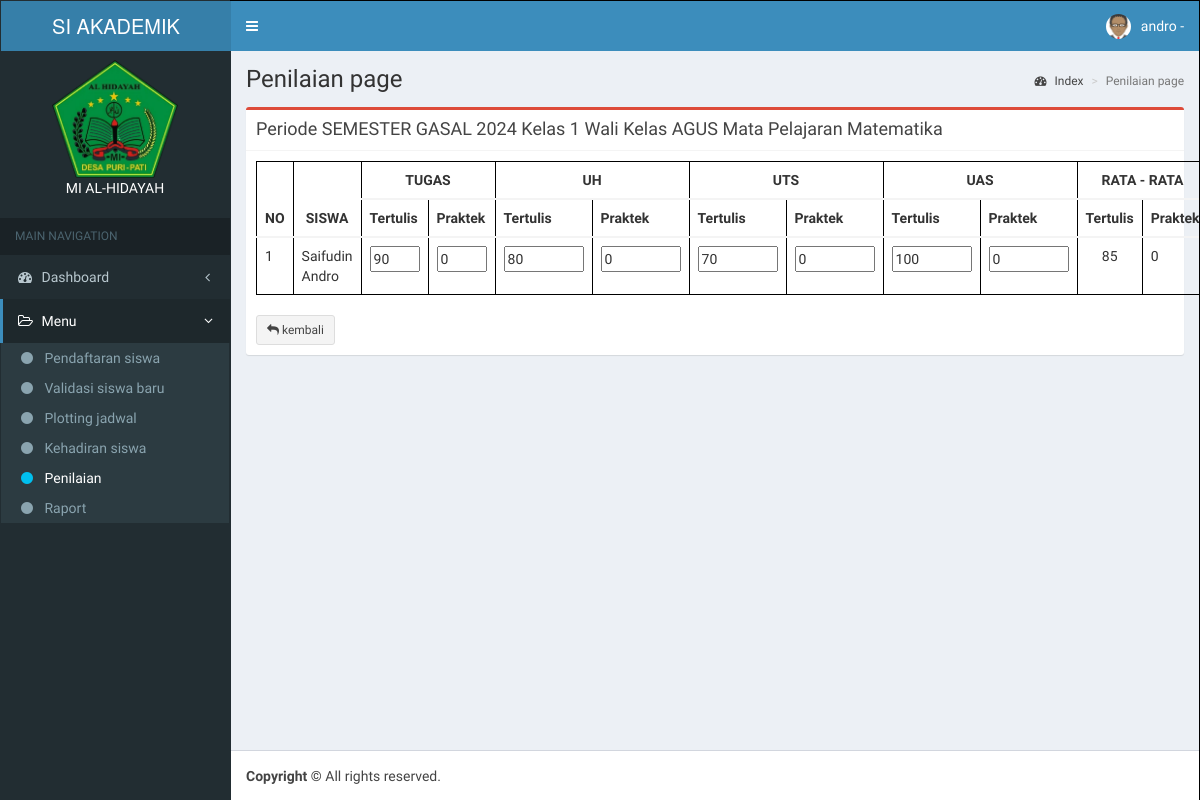
Page /app/penilaian/siswa.php?id_periode=1&id_kelas=3&id_mapel=1 (signed in) on the earlier database version.
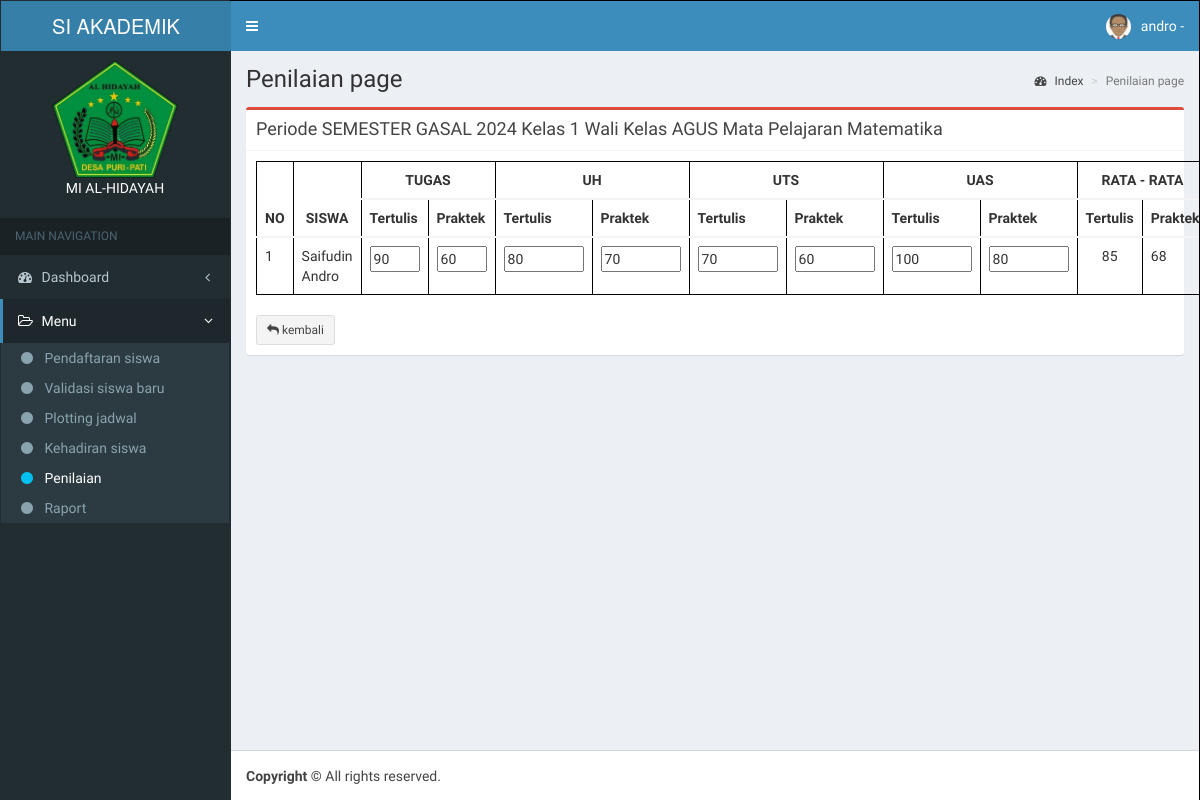
Same page on the later database version.
### tables this page shows
CREATE TABLE `plotting_jadwal` (
  `id_plotting` int(11) NOT NULL,
  `id_siswa` int(11) DEFAULT NULL,
  `id_kelas` int(11) DEFAULT NULL,
  `id_mapel` int(11) DEFAULT NULL,
  `id_periode` int(11) DEFAULT NULL,
  `hari` varchar(10) DEFAULT NULL,
  `jam_awal` time DEFAULT NULL,
  `jam_akhir` time DEFAULT NULL
);

CREATE TABLE `kelas` (
  `id_kelas` int(11) NOT NULL,
  `id_guru` int(11) DEFAULT NULL,
  `nm_kelas` varchar(50) DEFAULT NULL,
  `tingkatan` int(11) DEFAULT NULL
);

CREATE TABLE `penilaian` (
  `id_penilaian` int(11) NOT NULL,
  `id_plotting` int(11) DEFAULT NULL,
  `jenis_penilaian` varchar(100) DEFAULT NULL,
  `nilai` int(11) DEFAULT NULL,
  `nilai_praktek` int(11) DEFAULT NULL
);

CREATE TABLE `siswa` (
  `id_siswa` int(11) NOT NULL,
  `nis` varchar(50) DEFAULT NULL,
  `id_user` int(11) DEFAULT NULL,
  `nm_siswa` varchar(50) DEFAULT NULL,
  `jk_siswa` enum('Laki-Laki','Perempuan') DEFAULT NULL,
  `alamat_siswa` text DEFAULT NULL,
  `nm_orang_tua` varchar(50) DEFAULT NULL,
  `foto_siswa` blob DEFAULT NULL,
  `status` enum('aktif','tidak aktif','lulus') DEFAULT NULL
);

### config/config.php (called while the page is built, shortened)
<?php
function Url_web(){
    $xplode = explode("/", $_SERVER['REQUEST_URI']);
    return $xplode[1];
}
$defaul_uri = "/".Url_web();
$url = "http://".$_SERVER['SERVER_NAME'].":".$_SERVER['SERVER_PORT'].$defaul_uri;
function DB(){
    return ["localhost", "root", "", "vinka"];
}
function QueryManyData($sql){
    $conn = new mysqli(DB()[0], DB()[1], DB()[2], DB()[3]);
    $result = $conn->query($sql);
    return $result;
}
function QueryOnedata($sql){
    $conn = new mysqli(DB()[0], DB()[1], DB()[2], DB()[3]);
    $result = $conn->query($sql);
    return $result;
}

### app/penilaian/siswa.php (the view, shortened to what the changed rows need)
<?php include_once '../template/header.php'; ?>
<?php include_once '../template/sidebar.php';
$kelas = QueryOnedata('SELECT * FROM kelas WHERE id_kelas = ' . $_GET['id_kelas'] . '')->fetch_assoc();
?>
<div class='content-wrapper'>
    <section class='content-header'>
        <h1>Penilaian page
        </h1>
    </section>
    <section class='content'>
        <div class="box box-danger">
            <div class="box-body">
                <table class="table">
                    <thead>
                        <tr class="text-center">
                            <th class="text-center" rowspan="2">NO</th>
                            <th class="text-center" rowspan="2">SISWA</th>
                            <th class="text-center" colspan="2">TUGAS</th>
                            <th class="text-center" colspan="2">UH</th>
                            <th class="text-center" colspan="2">UTS</th>
                            <th class="text-center" colspan="2">UAS</th>
                            <th class="text-center" colspan="2">RATA - RATA </th>
                        </tr>
                        <tr>
                            <th>Tertulis</th>
                            <th>Praktek</th>
                            <th>Tertulis</th>
                            <th>Praktek</th>
                            <th>Tertulis</th>
                            <th>Praktek</th>
                            <th>Tertulis</th>
                            <th>Praktek</th>
                            <th>Tertulis</th>
                            <th>Praktek</th>
                        </tr>
                    </thead>
                    <tbody>
                        <?php
                        $query_mapel = "SELECT * FROM mapel";
                        if ($_SESSION['level'] == 'Guru') {
                            $gurux = QueryOnedata("SELECT * FROM guru WHERE id_user = " . $_SESSION['id_user'] . " ")->fetch_assoc();
                            $query_mapel = "SELECT plotting_jadwal.id_plotting, plotting_jadwal.id_siswa, mapel.nm_mapel, mapel.id_mapel FROM plotting_jadwal
                            JOIN mapel ON plotting_jadwal.id_mapel = mapel.id_mapel
                            WHERE plotting_jadwal.id_periode = " . $_GET['id_periode'] . "
                            AND plotting_jadwal.id_kelas = " . $kelas['id_kelas'] . "
                            AND mapel.id_guru = " . $gurux['id_guru'] . "
                            GROUP BY plotting_jadwal.id_siswa
                            ";
                        } else if ($_SESSION['level'] == 'Orang Tua') {
                            $siswa = QueryOnedata("SELECT * FROM siswa WHERE id_user = " . $_SESSION['id_user'] . " ")->fetch_assoc();
                            $query_mapel = "SELECT plotting_jadwal.id_plotting, plotting_jadwal.id_siswa, mapel.nm_mapel, mapel.id_mapel FROM plotting_jadwal
                            JOIN mapel ON plotting_jadwal.id_mapel = mapel.id_mapel
                            WHERE plotting_jadwal.id_periode = " . $_GET['id_periode'] . "
                            AND plotting_jadwal.id_kelas = " . $kelas['id_kelas'] . "
                            AND plotting_jadwal.id_siswa = " . $siswa['id_siswa'] . "
                            GROUP BY plotting_jadwal.id_siswa
                            ";
                        }
                        $no = 1;
                        foreach (QueryManyData($query_mapel) as $row) {
                            $siswa = QueryOnedata("SELECT * FROM siswa WHERE id_siswa = " . $row['id_siswa'] . " ")->fetch_assoc();
                        ?>
                            <tr>
                                <td>
                                    <form action="<?= $url ?>/aksi/penilaian.php" method="POST" enctype="multipart/form-data">
                                        <?= $no++ ?>
                                </td>
                                <td><?= $siswa['nm_siswa'] ?>
                                </td>
                                <td>
                                    <?php
                                    $tugas = 0;
                                    $tugas_praktek = 0;
                                    $plotting = "SELECT id_plotting FROM plotting_jadwal WHERE id_siswa = " . $row['id_siswa'] . " AND id_kelas = " . $kelas['id_kelas'] . " AND id_periode = " . $_GET['id_periode'] . " ";
                                    $check_penilaian_tugas = "SELECT * FROM penilaian WHERE id_plotting = " . QueryOnedata($plotting)->fetch_assoc()['id_plotting'] . " AND jenis_penilaian = 'tugas' ";
                                    if (QueryOnedata($check_penilaian_tugas)->num_rows > 0) {
                                        $tugas = QueryOnedata($check_penilaian_tugas)->fetch_assoc()['nilai'];
                                        $tugas_praktek = QueryOnedata($check_penilaian_tugas)->fetch_assoc()['nilai_praktek'];
                                    }
                                    ?>
                                    <input type="number" name="tugas[]" value="<?= $tugas ?>" min="0" max="100" id="" style="width:50px;">
                                </td>
                                <td>
                                    <input type="number" name="tugas_praktek[]" value="<?= $tugas_praktek ?>" min="0" max="100" id="" style="width:50px;">
                                </td>
                                <td>
                                    <?php
                                    $uh = 0;
                                    $uh_praktek = 0;
                                    $check_penilaian_uh = "SELECT * FROM penilaian WHERE id_plotting = " . QueryOnedata($plotting)->fetch_assoc()['id_plotting'] . " AND jenis_penilaian = 'uh' ";
                                    if (QueryOnedata($check_penilaian_uh)->num_rows > 0) {
                                        $uh = QueryOnedata($check_penilaian_uh)->fetch_assoc()['nilai'];
                                        $uh_praktek = QueryOnedata($check_penilaian_uh)->fetch_assoc()['nilai_praktek'];
                                    }
                                    ?>
                                    <input display="width:50px;" type="number" name="uh[]" value="<?= $uh ?>" min="0" max="100" id="">
                                </td>
                                <td>
                                    <input display="width:50px;" type="number" name="uh_praktek[]" value="<?= $uh_praktek ?>" min="0" max="100" id="">
                                </td>
                                <td>
                                    <?php
                                    $uts = 0;
                                    $uts_praktek = 0;
                                    $check_penilaian_uts = "SELECT * FROM penilaian WHERE id_plotting = " . QueryOnedata($plotting)->fetch_assoc()['id_plotting'] . " AND jenis_penilaian = 'uts' ";
                                    if (QueryOnedata($check_penilaian_uts)->num_rows > 0) {
                                        $uts = QueryOnedata($check_penilaian_uts)->fetch_assoc()['nilai'];
                                        $uts_praktek = QueryOnedata($check_penilaian_uts)->fetch_assoc()['nilai_praktek'];
                                    }
                                    ?>
                                    <input display="width:50px;" type="number" name="uts[]" value="<?= $uts ?>" min="0" max="100" id="">
                                </td>
                                <td>
                                    <input display="width:50px;" type="number" name="uts_praktek[]" value="<?= $uts_praktek ?>" min="0" max="100" id="">
                                </td>
                                <td>
                                    <?php
                                    $uas = 0;
                                    $uas_praktek = 0;
                                    $check_penilaian_uas = "SELECT * FROM penilaian WHERE id_plotting = " . QueryOnedata($plotting)->fetch_assoc()['id_plotting'] . " AND jenis_penilaian = 'uas' ";
                                    if (QueryOnedata($check_penilaian_uas)->num_rows > 0) {
                                        $uas = QueryOnedata($check_penilaian_uas)->fetch_assoc()['nilai'];
                                        $uas_praktek = QueryOnedata($check_penilaian_uas)->fetch_assoc()['nilai_praktek'];
                                    }
                                    ?>
                                    <input display="width:50px;" type="number" name="uas[]" value="<?= $uas ?>" min="0" max="100" id="">
                                </td>
                                <td>
                                    <input display="width:50px;" type="number" name="uas_praktek[]" value="<?= $uas_praktek ?>" min="0" max="100" id="">
                                </td>
                                <td style="text-align:center;">
                                    <?php
                                    echo round(QueryOnedata("SELECT AVG(nilai) as rata_rata FROM penilaian WHERE id_plotting = " . QueryOnedata($plotting)->fetch_assoc()['id_plotting'] . "")->fetch_assoc()['rata_rata']);
                                    echo " </td><td>";
                                    echo round(QueryOnedata("SELECT AVG(nilai_praktek) as rata_rata FROM penilaian WHERE id_plotting = " . QueryOnedata($plotting)->fetch_assoc()['id_plotting'] . "")->fetch_assoc()['rata_rata']);
                                    ?>
                                </td>
                            </tr>
                        <?php
                        }
                        ?>
                    </tbody>
                </table>
                <br>
            </div>
        </div>
    </section>
</div>
<?php include_once '../template/footer.php'; ?>

Differences in the rows shown:
changed through a linked row, plotting_jadwal "Saifudin Andro": id_siswa+id_plotting "0" → "60"; id_siswa+id_plotting "0" → "70"; id_siswa+id_plotting "0" → "80"; fetch_assoc "0" → "68"
